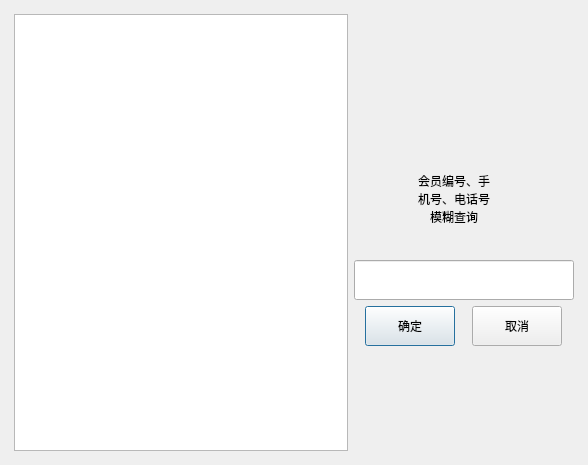
<?xml version="1.0" encoding="UTF-8"?>
<ui version="4.0">
 <class>choose_vip</class>
 <widget class="QDialog" name="choose_vip">
  <property name="geometry">
   <rect>
    <x>0</x>
    <y>0</y>
    <width>588</width>
    <height>465</height>
   </rect>
  </property>
  <property name="windowTitle">
   <string>Dialog</string>
  </property>
  <layout class="QVBoxLayout" name="verticalLayout_2">
   <property name="spacing">
    <number>6</number>
   </property>
   <property name="leftMargin">
    <number>9</number>
   </property>
   <property name="topMargin">
    <number>9</number>
   </property>
   <property name="rightMargin">
    <number>9</number>
   </property>
   <property name="bottomMargin">
    <number>9</number>
   </property>
   <item>
    <layout class="QHBoxLayout" name="horizontalLayout_2">
     <property name="leftMargin">
      <number>5</number>
     </property>
     <property name="topMargin">
      <number>5</number>
     </property>
     <property name="rightMargin">
      <number>5</number>
     </property>
     <property name="bottomMargin">
      <number>5</number>
     </property>
     <item>
      <widget class="QTableView" name="tableView"/>
     </item>
     <item>
      <layout class="QVBoxLayout" name="verticalLayout">
       <property name="bottomMargin">
        <number>105</number>
       </property>
       <item>
        <spacer name="verticalSpacer">
         <property name="orientation">
          <enum>Qt::Vertical</enum>
         </property>
         <property name="sizeHint" stdset="0">
          <size>
           <width>20</width>
           <height>40</height>
          </size>
         </property>
        </spacer>
       </item>
       <item>
        <widget class="QLabel" name="label_2">
         <property name="sizePolicy">
          <sizepolicy hsizetype="Fixed" vsizetype="Fixed">
           <horstretch>0</horstretch>
           <verstretch>0</verstretch>
          </sizepolicy>
         </property>
         <property name="minimumSize">
          <size>
           <width>200</width>
           <height>111</height>
          </size>
         </property>
         <property name="text">
          <string>会员编号、手
机号、电话号
模糊查询</string>
         </property>
         <property name="alignment">
          <set>Qt::AlignCenter</set>
         </property>
        </widget>
       </item>
       <item>
        <widget class="QLineEdit" name="lineEdit">
         <property name="sizePolicy">
          <sizepolicy hsizetype="Fixed" vsizetype="Fixed">
           <horstretch>0</horstretch>
           <verstretch>0</verstretch>
          </sizepolicy>
         </property>
         <property name="minimumSize">
          <size>
           <width>220</width>
           <height>40</height>
          </size>
         </property>
         <property name="text">
          <string/>
         </property>
        </widget>
       </item>
       <item>
        <layout class="QHBoxLayout" name="horizontalLayout">
         <item>
          <widget class="QPushButton" name="pushButton_4">
           <property name="sizePolicy">
            <sizepolicy hsizetype="Fixed" vsizetype="Fixed">
             <horstretch>0</horstretch>
             <verstretch>0</verstretch>
            </sizepolicy>
           </property>
           <property name="minimumSize">
            <size>
             <width>90</width>
             <height>40</height>
            </size>
           </property>
           <property name="focusPolicy">
            <enum>Qt::StrongFocus</enum>
           </property>
           <property name="text">
            <string>确定</string>
           </property>
           <property name="outer_stylesheet" stdset="0">
            <string>pushbutton</string>
           </property>
          </widget>
         </item>
         <item>
          <widget class="QPushButton" name="pushButton_5">
           <property name="sizePolicy">
            <sizepolicy hsizetype="Fixed" vsizetype="Fixed">
             <horstretch>0</horstretch>
             <verstretch>0</verstretch>
            </sizepolicy>
           </property>
           <property name="minimumSize">
            <size>
             <width>90</width>
             <height>40</height>
            </size>
           </property>
           <property name="focusPolicy">
            <enum>Qt::StrongFocus</enum>
           </property>
           <property name="text">
            <string>取消</string>
           </property>
           <property name="outer_stylesheet" stdset="0">
            <string>pushbutton</string>
           </property>
          </widget>
         </item>
        </layout>
       </item>
      </layout>
     </item>
    </layout>
   </item>
  </layout>
 </widget>
 <resources/>
 <connections/>
</ui>
